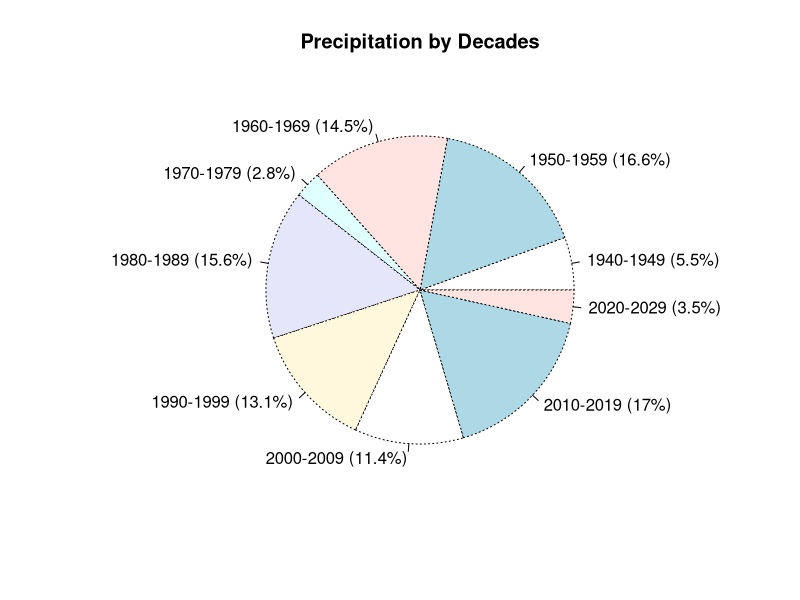
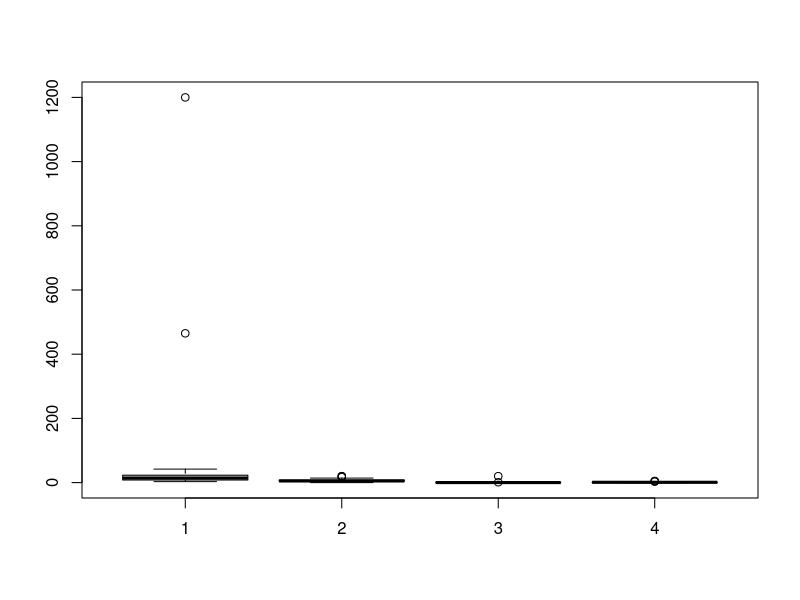

R code for these plots, in order:
#import climate data
ClimateData <- read.csv("ClimateData.csv")
print(ClimateData)

#6. printing the data in the csv creates a table, while printing a summary creates an overview of  the data in the table such as central tendency (min, mean, median, max, and quartiles)
summary(ClimateData)

#7. FG stands for the number of foggy days
#8. Empty values are represented as NA 
paste (print("N/A:"), sum(is.na(ClimateData)))

#9. ClimateData's variable class is data.frame; it is data displayed as a table
paste (print("Variable Type:"), print(class(ClimateData)))

UniqueCD <- unique(ClimateData)
#duplicated(UniqueCD)
#10. Comment of code above checks if new dataset has removed duplicates
print(UniqueCD)
#11. Calculates mean and median of all columns within the cleaned dataset:
summary(UniqueCD)

#12. the standard deviation of T is NA because the NA in the dataset makes it impossible for the program to find the standard deviation.
print("standard deviation of T:")
sd(UniqueCD$T)

#13. to fix this problem we have to make the program ommit the NA values in its calculations, using na.omit
#sd(na.omit(UniqueCD$T))
print("standard deviation, ommiting NA values:")
sapply(na.omit(UniqueCD), sd)

#creates new variable out of climate data that is unique and omits NA values
OUCD <- na.omit(UniqueCD, na.rm = True)
print(OUCD)
#OUCD stands for omited, unique, Climate Data

Sort <- OUCD[, c("Year", "PP")]
Sort$Decade <- cut(Sort$Year, breaks = seq(1940, 2030, by = 10), include.lowest = TRUE, labels = c("1940-1949", "1950-1959", "1960-1969","1970-1979", "1980-1989", "1990-1999", "2000-2009", "2010-2019", "2020-2029"))
decade_data <- aggregate(PP ~ Decade, Sort, sum)
print (Sort)


PercLbl <- paste0(decade_data$Decade, " (", round(100 * decade_data$PP / sum(decade_data$PP), 1), "%)")

pie(decade_data$PP, labels =  PercLbl, main = "Precipitation by Decades", lty = 3)

#labels = c("1940-1949", "1950-1959", "1960-1969","1970-1979", "1980-1989", "1990-1999", "2000-2009", "2010-2019", "2020-2029")
#14. since there is only one year that counts PP in the 1970s it shows as having "less" rain

EWData <- cbind(OUCD$SN, OUCD$TS, OUCD$TN, OUCD$GR)
#OUCD[-c(T), -c(TM), -c(Tm), -c(PP), -c(V), -c(RA), -c(FG)]
print(EWData)
print(rowSums(EWData))
boxplot(EWData)